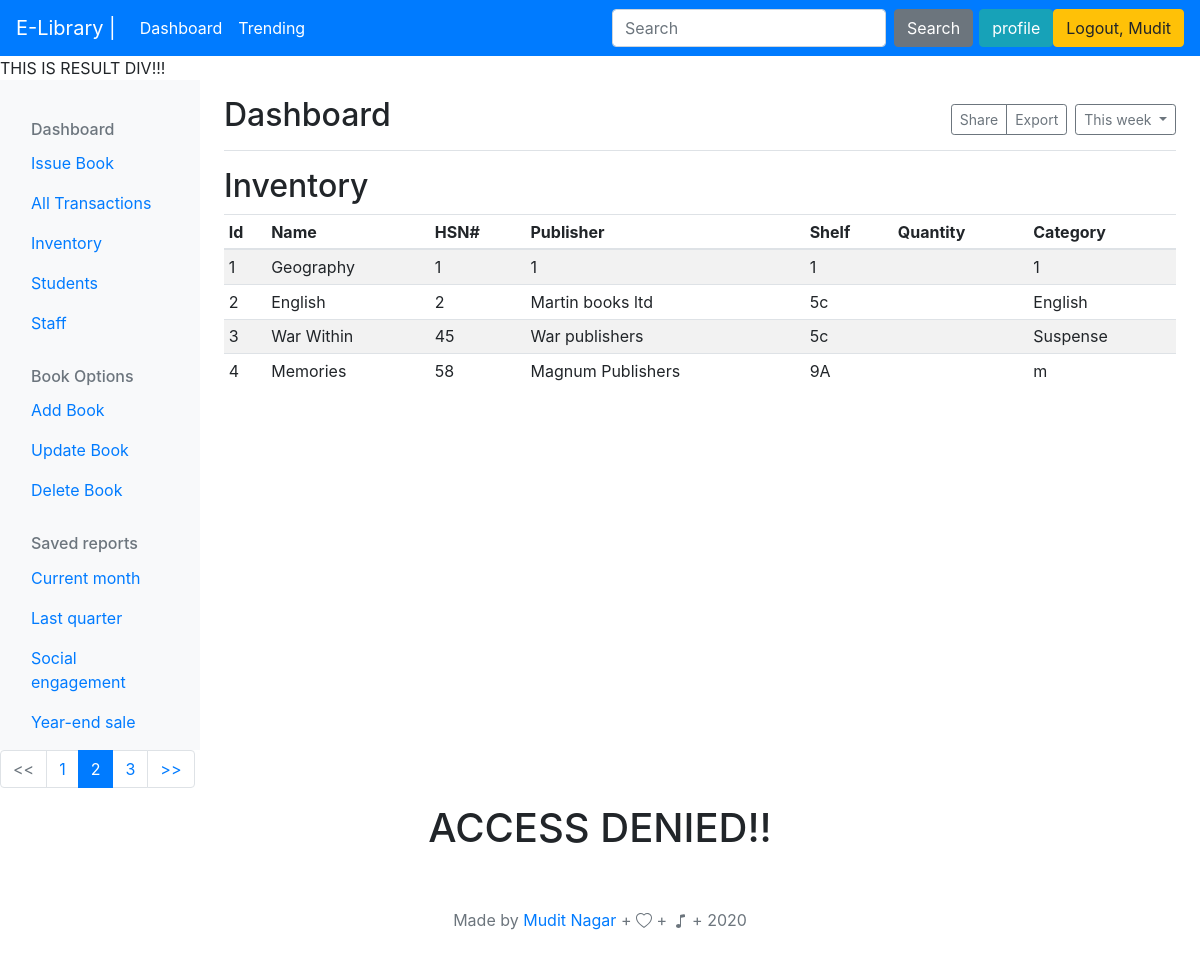
The page /all_items_admin/ (signed in) on the database its author committed.
### users/models.py (models this page shows, shortened)
class UserData(AbstractBaseUser):
    first_name                  =   models.CharField(max_length=10)
    last_name                   =   models.CharField(max_length=10)
    username                    =   models.CharField(max_length=10, default= "new_user")
    email                       =   models.EmailField(verbose_name="email", max_length= 60, unique=True)
    roll_no                     =   models.CharField(max_length=10)
    year_of_joining             =   models.IntegerField(default= 2020, null=True)
    is_admin                    =   models.BooleanField(verbose_name="admin status", default=False)
    is_staff                    =   models.BooleanField(verbose_name="staff status", default=False)
    is_superuser                =   models.BooleanField(verbose_name="superuser status", default=False)
    last_login                  =   models.DateField(verbose_name="last login", auto_now=True)
    phone                       =   models.CharField(max_length=10)
    USERNAME_FIELD              = 'email'
    REQUIRED_FIELDS             = ['phone', 'roll_no', 'first_name']
    objects                     = MyAccountManager()
    class Meta():
        verbose_name        = "User Detail Row"
        verbose_name_plural = "User Data"

### items/models.py (models this page shows, shortened)
class ItemDetails(models.Model):
    item_id             = models.IntegerField(primary_key=True, null=False, auto_created=True)
    item_name           = models.CharField(null=False, blank=False, max_length=50)
    hsn_code            = models.CharField(null=False, blank=False, max_length=20)
    publisher           = models.CharField(default="NULL", max_length=30)
    shelf               = models.CharField(default="NULL", max_length=30)
    item_quantity       = models.IntegerField(default=0,null = False)
    author              = models.CharField(default="Unknown", max_length=30)
    item_category       = models.CharField(default='None', max_length=15)
    item_quantity       = models.IntegerField(default=0, null=False)
    item_image          = models.ImageField(upload_to='static_cdn/img', null = True, blank= True)

### items/views.py (the view)
# urls.py: path('all_items_admin/', all_item_admin_view, name="all_items_admin"),
def all_item_admin_view(request):
    context = {}
    context['all_items'] = ItemDetails.objects.all()
    return render(request, 'items/all_items_admin.html', context)

### templates/items/all_items_admin.html (shortened to what this page needs)
{% extends 'base.html' %}
{% load static %}
{% block content %}
<link rel="stylesheet" href="https://stackpath.bootstrapcdn.com/bootstrap/4.5.0/css/bootstrap.min.css">
{%if request.user.is_authenticated %}
{%if request.user.is_admin%}
<div class="container-fluid">
  <div class="row">
    <nav id="sidebarMenu" class="col-md-3 col-lg-2 d-md-block bg-light sidebar collapse">
      <div class="sidebar-sticky pt-3">
        <ul class="nav flex-column">
          <h6 class="sidebar-heading d-flex justify-content-between align-items-center px-3 mt-4 mb-1 text-muted">
            <span>Dashboard</span>
          </h6>
          <li class="nav-item">
            <a class="nav-link"href="{% url 'add_txn' %}">
              Issue Book
            </a>
          </li>
          <li class="nav-item">
            <a class="nav-link" href="{% url 'txn'%}">
              All Transactions
            </a>
          </li>
          <li class="nav-item">
            <a class="nav-link" href="{% url 'all_items_admin'%}">
              Inventory
            </a>
          </li>
          <li class="nav-item">
            <a class="nav-link" href="{% url 'students' %}">
              Students
            </a>
          </li>
          <li class="nav-item">
            <a class="nav-link" href="#">
              Staff
            </a>
          </li>
          <h6 class="sidebar-heading d-flex justify-content-between align-items-center px-3 mt-4 mb-1 text-muted">
            <span>Book Options</span>
          </h6>
          <li class="nav-item">
            <a class="nav-link" href="{% url 'add_item'%}">
              Add Book
            </a>
          </li>
          <li class="nav-item">
            <a class="nav-link" href="{% url 'add_item'%}">
              Update Book
            </a>
          </li>
          <li class="nav-item">
            <a class="nav-link"href="{% url 'add_txn' %}">
              Delete Book
            </a>
          </li>
        </ul>
        <h6 class="sidebar-heading d-flex justify-content-between align-items-center px-3 mt-4 mb-1 text-muted">
          <span>Saved reports</span>
        </h6>
        <ul class="nav flex-column mb-2">
          <li class="nav-item">
            <a class="nav-link" href="#">
              Current month
            </a>
          </li>
          <li class="nav-item">
            <a class="nav-link" href="#">
              Last quarter
            </a>
          </li>
          <li class="nav-item">
            <a class="nav-link" href="#">
              Social engagement
            </a>
          </li>
          <li class="nav-item">
            <a class="nav-link" href="#">
              Year-end sale
            </a>
          </li>
        </ul>
      </div>
    </nav>
    <main role="main" class="col-md-9 ml-sm-auto col-lg-10 px-md-4">
      <div class="d-flex justify-content-between flex-wrap flex-md-nowrap align-items-center pt-3 pb-2 mb-3 border-bottom">
        <h1 class="h2">Dashboard</h1>
        <div class="btn-toolbar mb-2 mb-md-0">
          <div class="btn-group mr-2">
            <button type="button" class="btn btn-sm btn-outline-secondary">Share</button>
            <button type="button" class="btn btn-sm btn-outline-secondary">Export</button>
          </div>
          <button type="button" class="btn btn-sm btn-outline-secondary dropdown-toggle">
            This week
          </button>
        </div>
      </div>
      <h2>Inventory</h2>
      <div class="table-responsive">
        <table class="table table-striped table-sm">
          <thead>
            <tr>
              <th>Id</th>
              <th>Name</th>
              <th>HSN#</th>
              <th>Publisher</th>
              <th>Shelf</th>
              <th>Quantity</th>
              <th>Category</th>
            </tr>
          </thead>
          <tbody>
            {%for item in all_items %}
            <tr>
              <td>{{item.item_id}}</td>
              <td>{{item.item_name}}</td>
              <td>{{item.hsn_code}}</td>
              <td>{{item.publisher}}</td>
              <td>{{item.shelf}}</td>
              <td>{{item.quantity}}</td>
              <td>{{item.item_category}}</td>
            </tr>
            {%endfor%}
          </tbody>
        </table>
      </div>
    </main>
  </div>
</div>
<nav aria-label="Page navigation example align-cener">
  <ul class="pagination">
    <li class="page-item disabled">
      <a class="page-link" href="#" tabindex="-1"> << </a>
    </li>
    <li class="page-item"><a class="page-link" href="#">1</a></li>
    <li class="page-item active">
      <a class="page-link" href="#">2 <span class="sr-only">(current)</span></a>
    </li>
    <li class="page-item"><a class="page-link" href="#">3</a></li>
    <li class="page-item">
      <a class="page-link" href="#"> >> </a>
    </li>
  </ul>
</nav>
{% endif %}
<center><h1>ACCESS DENIED!!</h1></center>
{% endif %}
{% endblock content %}

### templates/base.html (shortened to what this page needs)
<!DOCTYPE html>
<html lang="en">
<head>
<link rel="stylesheet" href="https://stackpath.bootstrapcdn.com/bootstrap/4.5.0/css/bootstrap.min.css">
</head>
<nav class="navbar navbar-dark bg-primary navbar-expand-lg">
  <a class="navbar-brand" href="#">E-Library | </a>
  <div class="collapse navbar-collapse" id="navbarSupportedContent">
    <ul class="navbar-nav mr-auto">
      {%if request.user.is_authenticated %}
      {% if request.user.is_admin %}
      <li class="nav-item active">
        <a class="nav-link" href="{%url 'dash'%}">Dashboard</a>
      </li>
      {%endif%}
      {%endif%}
      <li class="nav-item">
        <a class="nav-link active" href="#">Trending</a>
      </li>
    </ul>
    <form class="form-inline my-2 my-lg-0" id="query_form" >
      <input class="form-control mr-sm-2" placeholder="Search" aria-label="Search" name='item_name'  id="query_databox">
      <button class="btn btn-secondary my-2 my-sm-0" name="query_data" id="search_submit" type="submit" style="margin-right: 6px;">Search</button>
    </form>
    {%if request.user.is_authenticated %}
    <a href="{% url 'profile' %}"><button type="button" class="btn btn-info">profile</button></a>
    <a href="{%url 'logout'%}"><button type="button" class="btn btn-warning">Logout, {{request.user.first_name}}</button></a>
    {%else%}
    <a href="{%url 'login' %}" ><button type="button" class="btn btn-warning">Login</button></a>
    &nbsp;
    <a href="{%url 'register' %}" ><button type="button" class="btn btn-warning">Register</button></a>
    {%endif%}
  </div>
</nav>
<body>
  <div id="result_div">
THIS IS RESULT DIV!!!
  </div>
  {% block content%}
  {% endblock content%}
</body>
<footer class="footer m-auto py-5" style="top: 100vh;;">
    <div class="container" style="text-align: center;">
      <span class="text-muted">Made by <a href="https://mdtngr.github.io/">Mudit Nagar </a>+
        +
       + 2020</span>
    </div>
  </footer>
</html>

### rows shown on the page
UserData: user.first_name "Mudit"
ItemDetails: item_id "1", item_name "Geography", hsn_code "1", publisher "1", shelf "1", item_category "1"
ItemDetails: item_id "2", item_name "English", hsn_code "2", publisher "Martin books ltd", shelf "5c", item_category "English"
ItemDetails: item_id "3", item_name "War Within", hsn_code "45", publisher "War publishers", shelf "5c", item_category "Suspense"
ItemDetails: item_id "4", item_name "Memories", hsn_code "58", publisher "Magnum Publishers", shelf "9A", item_category "m"
